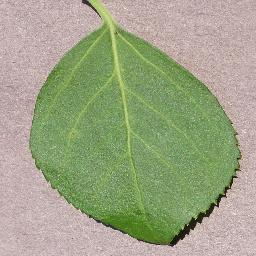
#> input picture jupyter_notebooks/data/raw/cherry-leaves/healthy/01958ee7-f585-4956-90aa-a40dc79102d4___JR_HL 9836_flipTB.JPG, 256 x 256 px; its folder holds only this picture in this run
$ jupyter execute --allow-errors 03_data_cleaning.ipynb
#> lines starting #> are read from the running program, lines starting #| are printed output that depends on the picture
# **Data Cleaning**

## Objectives

* Check the dataset for unreadable images
* Investigate duplications and augmented
* Prepare a split between 3 parts
* prepare the image data for model development

## Inputs

* Original images from data/raw/cherry-leaves
* 2104 healthy and 2104 mildewy images
* Images are 256 pixels by 256

## Outputs

* Dataset quality check results
* Assessment of augmented and duplicate images
* Clean Train, test and validation datasets
* Documented image preparation decisions

## Additional Comments

* Original images will remain unchanged
* Aim to achieve 97% accuracy

---

# Change working directory

* We are assuming you will store the notebooks in a subfolder, therefore when running the notebook in the editor, you will need to change the working directory

We need to change the working directory from its current folder to its parent folder
* We access the current directory with os.getcwd()

[cell 1]
from pathlib import Path
import os

PROJECT_ROOT = Path("/workspaces/FInal-Project-01")

os.chdir(PROJECT_ROOT)

print("Current working directory:", Path.cwd())

[cell 2]
from pathlib import Path
from collections import Counter

import pandas as pd
from PIL import Image, UnidentifiedImageError

dataset_path = Path("data/raw/cherry-leaves/cherry-leaves")

class_folders = {
    "healthy": dataset_path / "healthy",
    "powdery_mildew": dataset_path / "powdery_mildew"
}

for category, folder in class_folders.items():
    print(f"{category}: {folder.exists()}")
#> further down, image is the input picture: PIL image 256x256 RGB; mean R, G, B 158, 163.9, 134

[cell 3]
supported_extensions = {".jpg", ".jpeg", ".png", ".webp", ".JPG"}

corrupted_images = []
image_counts = {}

#> (the rest of this cell did not finish here and is left out)

[cell 4]
augmentation_counts = {}

for category, folder in class_folders.items():
    filenames = [
        file.stem.lower()
        for file in folder.iterdir()
        if file.is_file() and file.suffix.lower() in supported_extensions
    ]

    augmentation_counts[category] = {
        "flipLR": sum("_fliplr" in name for name in filenames),
        "flipTB": sum("_fliptb" in name for name in filenames),
        "180deg": sum("_180deg" in name for name in filenames),
    }

pd.DataFrame(augmentation_counts).T

[cell 5]
import re
from collections import defaultdict

def get_source_image_id(filename):
    stem = Path(filename).stem

    # Remove the unique identifier before ___
    source_name = stem.split("___", 1)[-1]

    # Remove known augmentation suffixes
    source_name = re.sub(
        r"_(180deg|flipLR|flipTB)$",
        "",
        source_name,
        flags=re.IGNORECASE
    )

    return source_name


image_groups = defaultdict(list)

for category, folder in class_folders.items():
    for image_path in folder.iterdir():
        if image_path.is_file() and image_path.suffix.lower() in supported_extensions:
            source_id = get_source_image_id(image_path.name)
            image_groups[(category, source_id)].append(image_path)

print("Total images:", sum(len(group) for group in image_groups.values()))
print("Unique source-image groups:", len(image_groups))
print("Groups containing multiple images:",
      sum(len(group) > 1 for group in image_groups.values()))

[cell 6]
multiple_image_groups = {
    key: images
    for key, images in image_groups.items()
    if len(images) > 1
}

for (category, source_id), images in list(multiple_image_groups.items())[:5]:
    print(f"\nCategory: {category}")
    print(f"Source image: {source_id}")
    print(f"Number of versions: {len(images)}")

    for image_path in images:
        print(" -", image_path.name)

[cell 7]
from sklearn.model_selection import train_test_split

train_groups = []
validation_groups = []
test_groups = []

#> (the rest of this cell did not finish here and is left out)

[cell 8]
def count_split_images(groups):
    counts = {"healthy": 0, "powdery_mildew": 0}

    for group in groups:
        category = group[0]
        counts[category] += len(image_groups[group])

    return counts


split_summary = {}

for split_name, groups in {
    "Training": train_groups,
    "Validation": validation_groups,
    "Test": test_groups
}.items():
    counts = count_split_images(groups)

    split_summary[split_name] = {
        "Healthy": counts["healthy"],
        "Powdery Mildew": counts["powdery_mildew"],
        "Total": sum(counts.values())
    }

import pandas as pd

pd.DataFrame(split_summary).T

## Dataset Split Distribution

The following chart shows the number of images assigned to the training, validation and test datasets.

The dataset was split approximately 70% for training, 15% for validation and 15% for testing.

[cell 9]
import matplotlib.pyplot as plt

split_names = ["Training", "Validation", "Test"]
split_counts = [
    split_summary[name]["Total"]
    for name in split_names
]

plt.figure(figsize=(8, 5))

bars = plt.bar(
    split_names,
    split_counts,
    color=["steelblue", "orange", "seagreen"]
)

plt.title("Cherry Leaf Dataset Split Distribution")
plt.xlabel("Dataset Split")
plt.ylabel("Number of Images")

for bar in bars:
    height = bar.get_height()
    plt.text(
        bar.get_x() + bar.get_width() / 2,
        height + 25,
        f"{int(height):,}",
        ha="center"
    )

plt.ylim(0, max(split_counts) * 1.15)
plt.tight_layout()
plt.show()
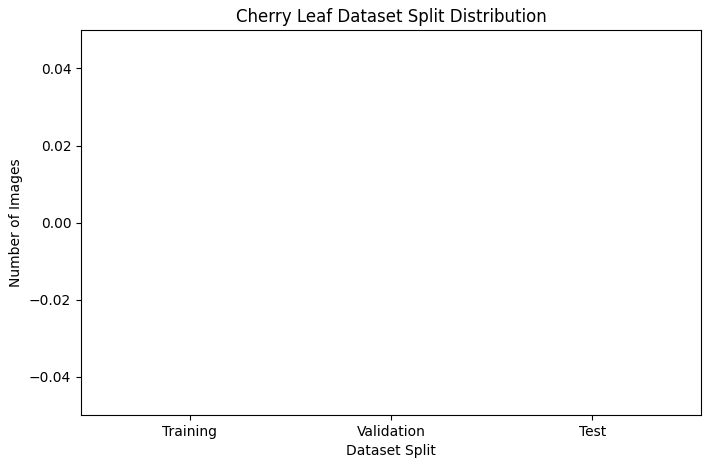
#> figure drawn by matplotlib, 1 panel

### Interpretation

The training dataset contains 2,936 images, representing approximately
70% of the total dataset.

The validation dataset contains 626 images and the test dataset
contains 646 images, representing approximately 15% each.

The training dataset provides the images used to learn patterns
associated with healthy and powdery mildew leaves.

The validation dataset is used to monitor model performance during
training, while the test dataset is reserved for the final evaluation
of the trained CNN.

Known augmented versions of source images were grouped during splitting
to reduce the risk of data leakage between datasets.

[cell 10]
train_set = set(train_groups)
validation_set = set(validation_groups)
test_set = set(test_groups)

print("Train / validation overlap:", len(train_set & validation_set))
print("Train / test overlap:", len(train_set & test_set))
print("Validation / test overlap:", len(validation_set & test_set))

assert not (train_set & validation_set)
assert not (train_set & test_set)
assert not (validation_set & test_set)

print("No source-image groups overlap between splits.")

---

[cell 11]
from pathlib import Path
import shutil

processed_path = PROJECT_ROOT / "data" / "processed"

split_groups = {
    "train": train_groups,
    "validation": validation_groups,
    "test": test_groups
}

for split_name, groups in split_groups.items():

    for category in class_folders:
        destination = processed_path / split_name / category
        destination.mkdir(parents=True, exist_ok=True)

    for group_key in groups:
        category = group_key[0]
        destination = processed_path / split_name / category

        for image_path in image_groups[group_key]:
            destination_file = destination / image_path.name

            if not destination_file.exists():
                shutil.copy2(image_path, destination_file)

print("Processed dataset created successfully!")
